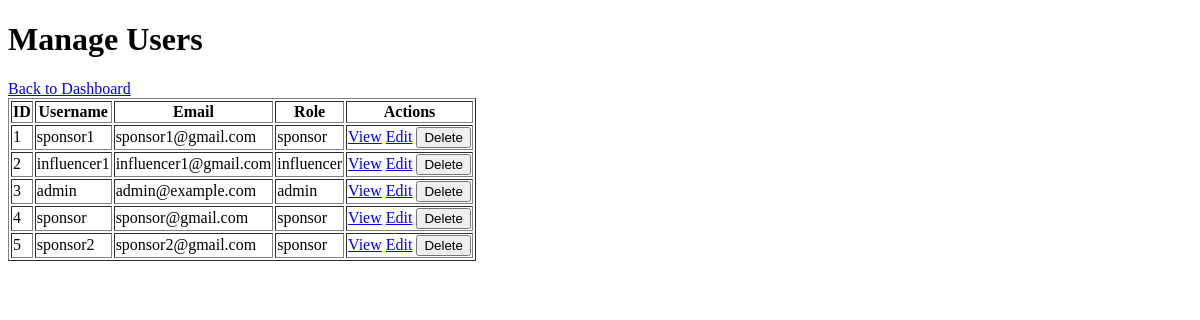
Before: /admin/users (signed in) with the older database file.
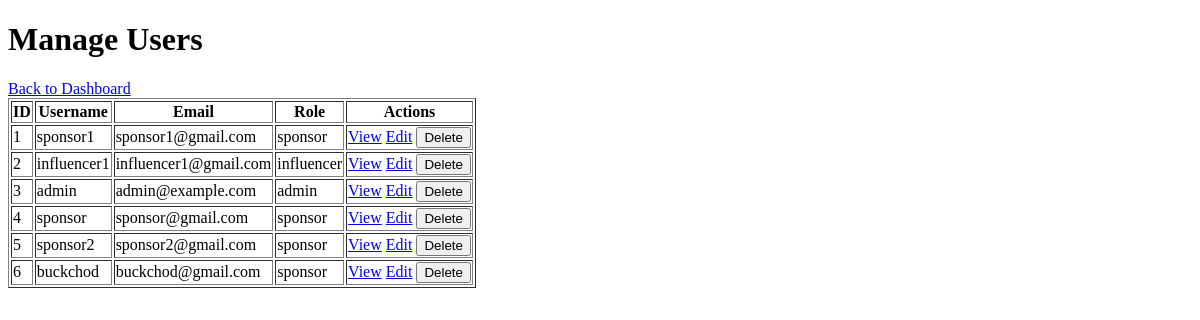
After: the same page with the newer database file.
### models.py (models this page shows, shortened)
class User(db.Model, UserMixin):
    id = db.Column(db.Integer, primary_key=True)
    username = db.Column(db.String(80), unique=True, nullable=False)
    password = db.Column(db.String(200), nullable=False)
    email = db.Column(db.String(120), unique=True, nullable=False)
    role = db.Column(db.String(50), nullable=False)  # admin, sponsor, influencer
    is_active = db.Column(db.Boolean, default=True)

### app.py (the view)
    @app.route('/admin/users')
    @login_required
    @admin_required
    def admin_users():
        users = User.query.all()
        return render_template('admin_users.html', users=users)

### templates/admin_users.html (shortened to what this page needs)
<!DOCTYPE html>
<html lang="en">
<head>
</head>
<body>
    <h1>Manage Users</h1>
    <a href="{{ url_for('admin_dashboard') }}">Back to Dashboard</a>
    <table border="1">
        <tr>
            <th>ID</th>
            <th>Username</th>
            <th>Email</th>
            <th>Role</th>
            <th>Actions</th>
        </tr>
        {% for user in users %}
        <tr>
            <td>{{ user.id }}</td>
            <td>{{ user.username }}</td>
            <td>{{ user.email }}</td>
            <td>{{ user.role }}</td>
            <td>
                <a href="{{ url_for('admin_user_detail', user_id=user.id) }}">View</a>
                <a href="{{ url_for('admin_user_edit', user_id=user.id) }}">Edit</a>
                <form action="{{ url_for('admin_user_delete', user_id=user.id) }}" method="post" style="display:inline;">
                    <input type="submit" value="Delete" onclick="return confirm('Are you sure you want to delete this user?');">
                </form>
            </td>
        </tr>
        {% endfor %}
    </table>
</body>
</html>

Changed rows visible on the page:
added User: id "6", username "buckchod", email "buckchod@gmail.com", role "sponsor"
